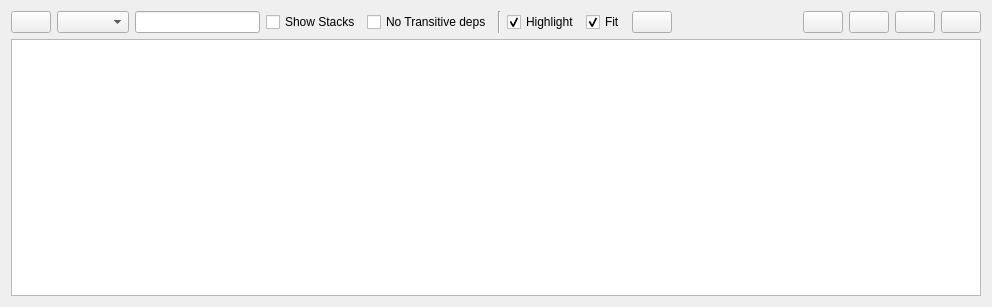
<?xml version="1.0" encoding="UTF-8"?>
<ui version="4.0">
 <class>RosPackGraphWidget</class>
 <widget class="QWidget" name="RosPackGraphWidget">
  <property name="enabled">
   <bool>true</bool>
  </property>
  <property name="geometry">
   <rect>
    <x>0</x>
    <y>0</y>
    <width>992</width>
    <height>307</height>
   </rect>
  </property>
  <property name="windowTitle">
   <string>ROS Graph</string>
  </property>
  <layout class="QVBoxLayout" name="verticalLayout" stretch="0,0">
   <item>
    <layout class="QHBoxLayout" name="horizontalLayout" stretch="0,0,0,0,0,0,0,0,0,0,0,0,0,0">
     <item>
      <widget class="QPushButton" name="refresh_graph_push_button">
       <property name="toolTip">
        <string>Refresh ROS graph</string>
       </property>
      </widget>
     </item>
     <item>
      <widget class="QComboBox" name="graph_type_combo_box">
       <property name="sizePolicy">
        <sizepolicy hsizetype="Minimum" vsizetype="Fixed">
         <horstretch>0</horstretch>
         <verstretch>0</verstretch>
        </sizepolicy>
       </property>
       <property name="toolTip">
        <string>Choose graph type</string>
       </property>
      </widget>
     </item>
     <item>
      <widget class="QLineEdit" name="filter_line_edit">
       <property name="toolTip">
        <string>Namespace filter</string>
       </property>
       <property name="text">
        <string notr="true"/>
       </property>
      </widget>
     </item>
     <item>
      <widget class="QCheckBox" name="with_stacks">
       <property name="toolTip">
        <string>Show stacks</string>
       </property>
       <property name="text">
        <string>Show Stacks</string>
       </property>
      </widget>
     </item>
     <item>
      <widget class="QCheckBox" name="transitives">
       <property name="toolTip">
        <string>Do not show transitive / duplicate dependencies</string>
       </property>
       <property name="text">
        <string>No Transitive deps</string>
       </property>
      </widget>
     </item>
     <item>
      <widget class="Line" name="line">
       <property name="orientation">
        <enum>Qt::Vertical</enum>
       </property>
      </widget>
     </item>
     <item>
      <widget class="QCheckBox" name="highlight_connections_check_box">
       <property name="toolTip">
        <string>Highlight incoming and outgoing connections on mouse over</string>
       </property>
       <property name="text">
        <string>Highlight</string>
       </property>
       <property name="checked">
        <bool>true</bool>
       </property>
      </widget>
     </item>
     <item>
      <widget class="QCheckBox" name="auto_fit_graph_check_box">
       <property name="toolTip">
        <string>Automatically fit graph into view on update</string>
       </property>
       <property name="text">
        <string>Fit</string>
       </property>
       <property name="checked">
        <bool>true</bool>
       </property>
      </widget>
     </item>
     <item>
      <widget class="QPushButton" name="fit_in_view_push_button">
       <property name="toolTip">
        <string>Fit graph in view</string>
       </property>
      </widget>
     </item>
     <item>
      <spacer name="horizontalSpacer">
       <property name="orientation">
        <enum>Qt::Horizontal</enum>
       </property>
       <property name="sizeHint" stdset="0">
        <size>
         <width>40</width>
         <height>20</height>
        </size>
       </property>
      </spacer>
     </item>
     <item>
      <widget class="QPushButton" name="load_dot_push_button">
       <property name="toolTip">
        <string>Load DOT graph from file</string>
       </property>
      </widget>
     </item>
     <item>
      <widget class="QPushButton" name="save_dot_push_button">
       <property name="toolTip">
        <string>Save as DOT graph</string>
       </property>
      </widget>
     </item>
     <item>
      <widget class="QPushButton" name="save_as_svg_push_button">
       <property name="toolTip">
        <string>Save as SVG</string>
       </property>
      </widget>
     </item>
     <item>
      <widget class="QPushButton" name="save_as_image_push_button">
       <property name="toolTip">
        <string>Save as image</string>
       </property>
      </widget>
     </item>
    </layout>
   </item>
   <item>
    <widget class="InteractiveGraphicsView" name="graphics_view">
     <property name="renderHints">
      <set>QPainter::Antialiasing|QPainter::HighQualityAntialiasing|QPainter::SmoothPixmapTransform|QPainter::TextAntialiasing</set>
     </property>
     <property name="resizeAnchor">
      <enum>QGraphicsView::AnchorViewCenter</enum>
     </property>
    </widget>
   </item>
  </layout>
 </widget>
 <customwidgets>
  <customwidget>
   <class>InteractiveGraphicsView</class>
   <extends>QGraphicsView</extends>
   <header>InteractiveGraphicsView</header>
  </customwidget>
 </customwidgets>
 <resources/>
 <connections/>
</ui>
